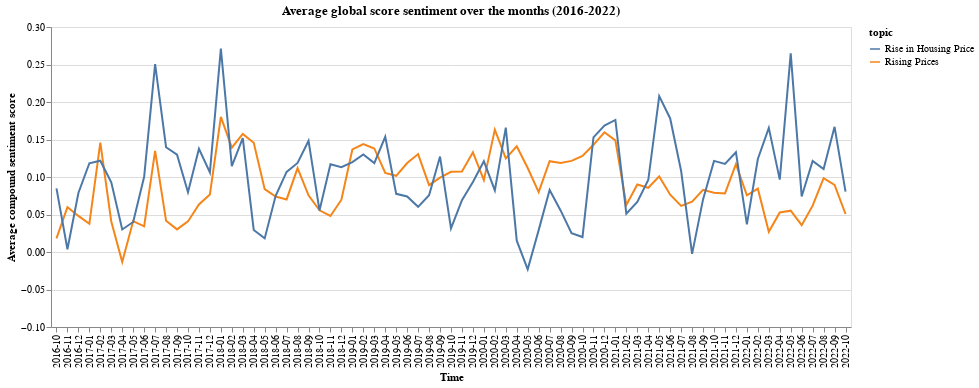

Notebook source saved alongside this figure:
### Code cell
alt.Chart(whole_price_rise, title='Average global score sentiment over the months (2016-2022)').mark_line().encode(
    x = alt.X('period:O', axis=alt.Axis(title='Time')),
    y = alt.Y('compound_score', axis=alt.Axis(title='Average compound sentiment score'), scale=alt.Scale(domain=[-0.1,0.3])),
    color=alt.Color('topic:N')
).properties(width=800)

### Figure 1 — Vega-Lite specification as saved in the notebook (floating-point values rounded to 4 significant figures; data arrays with more than 128 entries replaced by an {"elided": "..."} marker saying what was removed)
{"config": {"view": {"continuousWidth": 400, "continuousHeight": 300}}, "data": {"name": "data-bb9bef04062d3ec44e0cb6b75d776ab1"}, "mark": "line", "encoding": {"color": {"type": "nominal", "field": "topic"}, "x": {"type": "ordinal", "axis": {"title": "Time"}, "field": "period"}, "y": {"type": "quantitative", "axis": {"title": "Average compound sentiment score"}, "field": "compound_score", "scale": {"domain": [-0.1, 0.3]}}}, "title": "Average global score sentiment over the months (2016-2022)", "width": 800, "$schema": "https://vega.github.io/schema/vega-lite/v4.8.1.json", "datasets": {"data-bb9bef04062d3ec44e0cb6b75d776ab1": {"elided": "146 records"}}}
